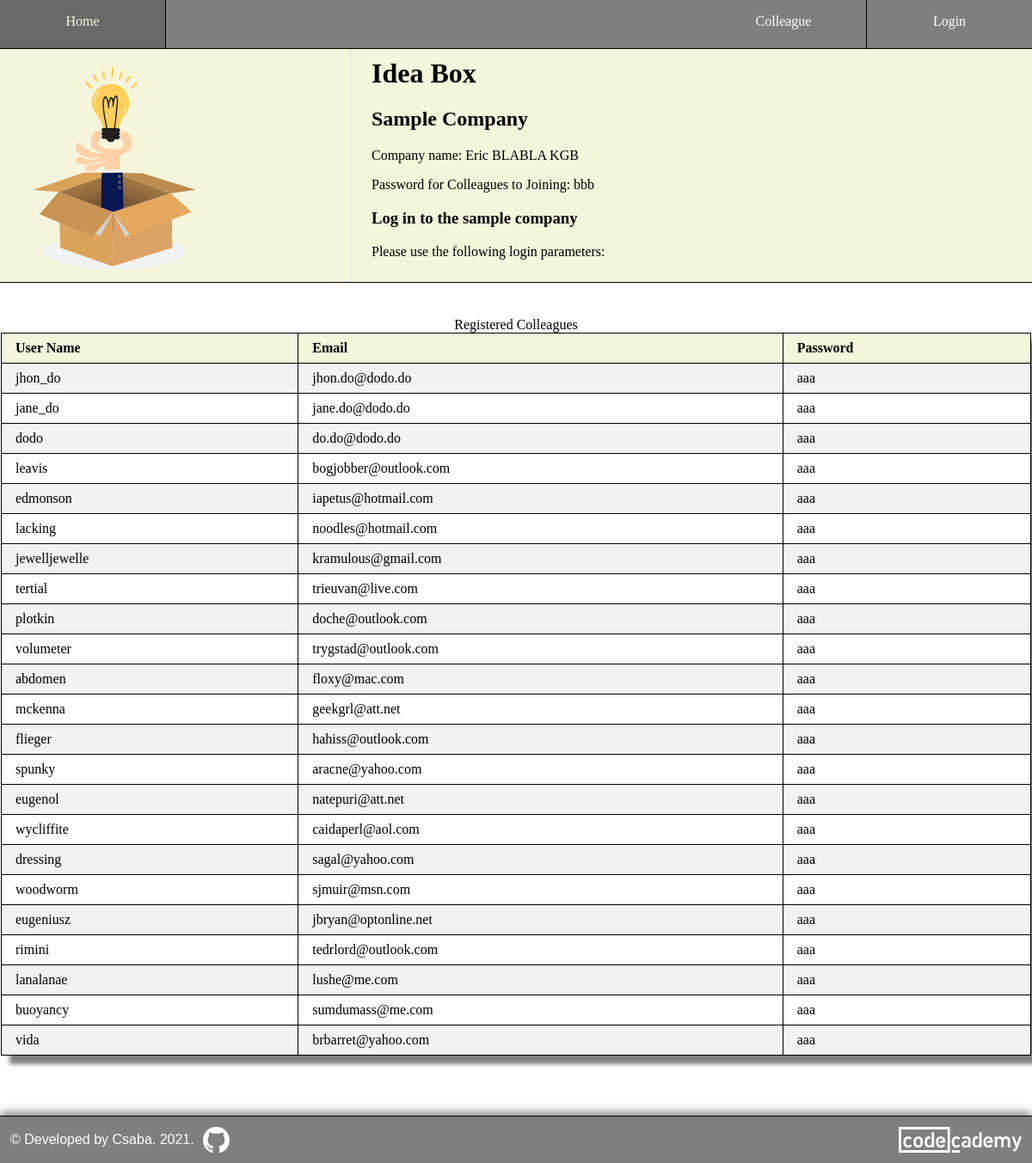
Screenshot of /sample with the database file from the repository.
### models.py (models this page shows, shortened)
class Colleagues(db.Model, UserMixin):
    id = db.Column(db.Integer, primary_key = True)
    user_name = db.Column(db.String(32), unique = True, index = True)
    email = db.Column(db.String(128), unique = True, index = True)
    confirmed = db.Column(db.Integer, unique = False, default = 0)
    first_name = db.Column(db.String(32), nullable = False, index = True)
    last_name = db.Column(db.String(64), nullable = False, index = True)
    avatar = db.Column(db.String(8), nullable = True)
    position = db.Column(db.String(2048), index = True)
    password_hash = db.Column(db.String(128))
    company_id = db.Column(db.Integer, db.ForeignKey("company.id"))
    ideas = db.relationship(
        "Ideas",
        backref = "colleague",
        lazy = "dynamic",
        cascade = "all, delete, delete-orphan"  # cascading deletion
    )
    admin = db.relationship(
        "Admins",
        backref = "colleague",
        lazy = "dynamic",
        cascade = "all, delete, delete-orphan"  # cascading deletion
    )

### routes.py (the view)
@app.route("/sample", methods = ["GET", "POST"])
def sample():
    sample_company = Company.query.filter_by(name = "Eric BLABLA KGB").first()
    colleagues = Colleagues.query.filter(Colleagues.company_id == sample_company.id).all()
    return render_template(
        "sample.html",
        colleagues = colleagues,
        nav = get_nav(current_user, ["Home", "Login", "Colleague"])
    )

### helper.py (called while the page is built, shortened)
def get_nav(current_user, lst = ["Main"], colleague = None):
    if not colleague:
        colleague = current_user
    left = {
        "Home": "/",
        "Sample": "/sample",
        "Main": "/main",
        "Profile": "profile",
        "Company": "/company_profile",
        "Colleagues": "/colleagues",
        "Privilegs": "/privilegs"
    }
    right = {
        "Colleague": "/register",
        "Companies": "/register_company",
        "Login": "/login"
    }
    nav = {
        "left": {},
        "right": {}
    }
    for val in lst:
        if val in left:
            nav["left"][val] = left[val]
        else:
            nav["right"][val] = right[val]
    return nav

### templates/sample.html (shortened to what this page needs)
{% extends "base.html" %}
{% block css %}
<link rel="stylesheet" href="{{ url_for('static', filename = 'style/profile.css') }} " />
<link rel="stylesheet" href="{{ url_for('static', filename = 'style/colleagues.css') }} " />
{% endblock css %}
{% block header_left %}
    <img src="{{url_for('static', filename = 'images/idea-box.svg') }}" alt="Idea Box" />
{% endblock header_left %}
{% block header_right %}
    <h1>Idea Box</h1>
    <h2>Sample Company</h2>
    <p>Company name: Eric BLABLA KGB</p>
    <p>Password for Colleagues to Joining: bbb</p>
    <h3>Log in to the sample company</h3>
    <p>Please use the following login parameters:</p>
{% endblock header_right %}
{% block content %}
<main class="sample">
    <section>
        <table>
            <caption>Registered Colleagues</caption>
            <tr>
                <th>User Name</th>
                <th>Email</th>
                <th>Password</th>
            </tr>
            {% for colleague in colleagues %}
            <tr
                class="clickable"
                onclick="fill_login_form('{{colleague.user_name}}');"
                title="Click to login to this user account."
            >
                <td>{{colleague.user_name}}</td>
                <td>{{colleague.email}}</td>
                <td>aaa</td>
            </tr>
            {% endfor %}
        </table>
    </section>
</main>
{% endblock content %}

### static/style/base.css (style rules this page uses)
body { margin: 0; box-sizing: border-box; }
main { min-height: 32vh; }
header h1 { margin-top: 0; }
.header_left img { padding-left: 10px; max-width: 250px; }

### static/style/common.css (style rules this page uses)
th { background-color: beige; }

### static/style/profile.css (style rules this page uses)
section { overflow-x: auto; padding: 20px; }
table { border-collapse: collapse; border: 1px solid black; margin: 0 auto; box-shadow: 10px 10px 5px grey; }
td, th { border: 1px solid black; text-align: left; padding: 8px 16px; }
td { cursor: pointer; }
tr:nth-child(even) { background-color: #f2f2f2; }

### static/style/colleagues.css (style rules this page uses)
body { overflow-x: hidden; }
.clickable { overflow-wrap: anywhere; }
table { width: 100%; }
@media (max-width: 1200px) { section { padding: 20px 1px; } }

### rows the page displays
Colleagues: user_name "jhon_do", email "jhon.do@dodo.do"
Colleagues: user_name "jane_do", email "jane.do@dodo.do"
Colleagues: user_name "dodo", email "do.do@dodo.do"
Colleagues: user_name "leavis", email "bogjobber@outlook.com"
Colleagues: user_name "edmonson", email "iapetus@hotmail.com"
Colleagues: user_name "lacking", email "noodles@hotmail.com"
Colleagues: user_name "jewelljewelle", email "kramulous@gmail.com"
Colleagues: user_name "tertial", email "trieuvan@live.com"
Colleagues: user_name "plotkin", email "doche@outlook.com"
Colleagues: user_name "volumeter", email "trygstad@outlook.com"
Colleagues: user_name "abdomen", email "floxy@mac.com"
Colleagues: user_name "mckenna", email "geekgrl@att.net"
Colleagues: user_name "flieger", email "hahiss@outlook.com"
Colleagues: user_name "spunky", email "aracne@yahoo.com"
Colleagues: user_name "eugenol", email "natepuri@att.net"
Colleagues: user_name "wycliffite", email "caidaperl@aol.com"
Colleagues: user_name "dressing", email "sagal@yahoo.com"
Colleagues: user_name "woodworm", email "sjmuir@msn.com"
Colleagues: user_name "eugeniusz", email "jbryan@optonline.net"
Colleagues: user_name "rimini", email "tedrlord@outlook.com"
Colleagues: user_name "lanalanae", email "lushe@me.com"
Colleagues: user_name "buoyancy", email "sumdumass@me.com"
Colleagues: user_name "vida", email "brbarret@yahoo.com"

### other values shown
{{ menu }} "Home"
{{ menu }} "Login" "Colleague"
